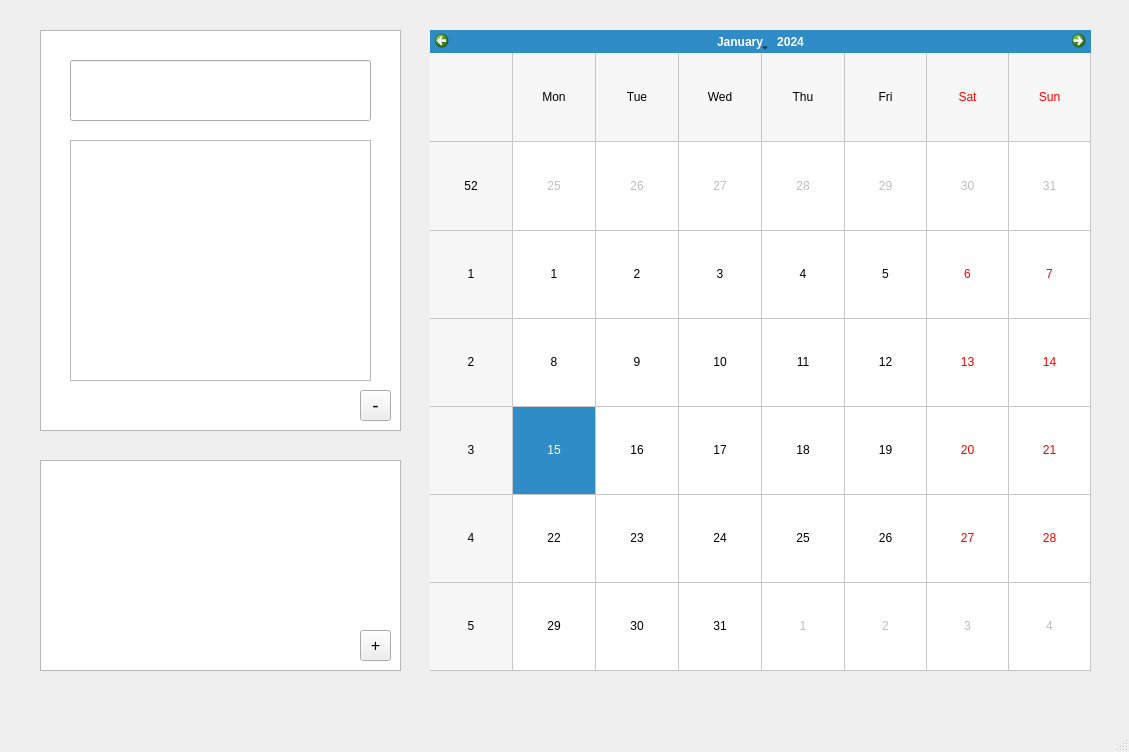
<?xml version="1.0" encoding="UTF-8"?>
<ui version="4.0">
 <class>MainWindow</class>
 <widget class="QMainWindow" name="MainWindow">
  <property name="geometry">
   <rect>
    <x>0</x>
    <y>0</y>
    <width>1129</width>
    <height>752</height>
   </rect>
  </property>
  <property name="sizePolicy">
   <sizepolicy hsizetype="Expanding" vsizetype="Expanding">
    <horstretch>0</horstretch>
    <verstretch>0</verstretch>
   </sizepolicy>
  </property>
  <property name="windowTitle">
   <string>MainWindow</string>
  </property>
  <property name="documentMode">
   <bool>false</bool>
  </property>
  <widget class="QWidget" name="centralwidget">
   <widget class="QCalendarWidget" name="calendarWidget">
    <property name="geometry">
     <rect>
      <x>430</x>
      <y>30</y>
      <width>661</width>
      <height>641</height>
     </rect>
    </property>
    <property name="cursor">
     <cursorShape>PointingHandCursor</cursorShape>
    </property>
    <property name="gridVisible">
     <bool>true</bool>
    </property>
    <property name="navigationBarVisible">
     <bool>true</bool>
    </property>
    <property name="dateEditEnabled">
     <bool>true</bool>
    </property>
   </widget>
   <widget class="QListWidget" name="todo_listWidget">
    <property name="geometry">
     <rect>
      <x>40</x>
      <y>460</y>
      <width>361</width>
      <height>211</height>
     </rect>
    </property>
    <property name="editTriggers">
     <set>QAbstractItemView::DoubleClicked|QAbstractItemView::EditKeyPressed</set>
    </property>
   </widget>
   <widget class="QToolButton" name="addTaskButton">
    <property name="geometry">
     <rect>
      <x>360</x>
      <y>630</y>
      <width>31</width>
      <height>31</height>
     </rect>
    </property>
    <property name="font">
     <font>
      <pointsize>12</pointsize>
     </font>
    </property>
    <property name="cursor">
     <cursorShape>PointingHandCursor</cursorShape>
    </property>
    <property name="text">
     <string>+</string>
    </property>
    <property name="iconSize">
     <size>
      <width>40</width>
      <height>40</height>
     </size>
    </property>
    <property name="checkable">
     <bool>false</bool>
    </property>
   </widget>
   <widget class="QListView" name="listView">
    <property name="geometry">
     <rect>
      <x>40</x>
      <y>30</y>
      <width>361</width>
      <height>401</height>
     </rect>
    </property>
   </widget>
   <widget class="QLineEdit" name="quickEventTitle">
    <property name="geometry">
     <rect>
      <x>70</x>
      <y>60</y>
      <width>301</width>
      <height>61</height>
     </rect>
    </property>
    <property name="font">
     <font>
      <pointsize>17</pointsize>
     </font>
    </property>
    <property name="alignment">
     <set>Qt::AlignCenter</set>
    </property>
    <property name="readOnly">
     <bool>true</bool>
    </property>
   </widget>
   <widget class="QPlainTextEdit" name="quickEventDesc">
    <property name="geometry">
     <rect>
      <x>70</x>
      <y>140</y>
      <width>301</width>
      <height>241</height>
     </rect>
    </property>
    <property name="font">
     <font>
      <pointsize>12</pointsize>
     </font>
    </property>
    <property name="readOnly">
     <bool>true</bool>
    </property>
   </widget>
   <widget class="QToolButton" name="deleteEventButton">
    <property name="geometry">
     <rect>
      <x>360</x>
      <y>390</y>
      <width>31</width>
      <height>31</height>
     </rect>
    </property>
    <property name="font">
     <font>
      <pointsize>14</pointsize>
     </font>
    </property>
    <property name="cursor">
     <cursorShape>PointingHandCursor</cursorShape>
    </property>
    <property name="text">
     <string>-</string>
    </property>
    <property name="iconSize">
     <size>
      <width>40</width>
      <height>40</height>
     </size>
    </property>
    <property name="checkable">
     <bool>false</bool>
    </property>
   </widget>
  </widget>
  <widget class="QMenuBar" name="menubar">
   <property name="geometry">
    <rect>
     <x>0</x>
     <y>0</y>
     <width>1129</width>
     <height>26</height>
    </rect>
   </property>
  </widget>
  <widget class="QStatusBar" name="statusbar"/>
 </widget>
 <resources/>
 <connections/>
</ui>
